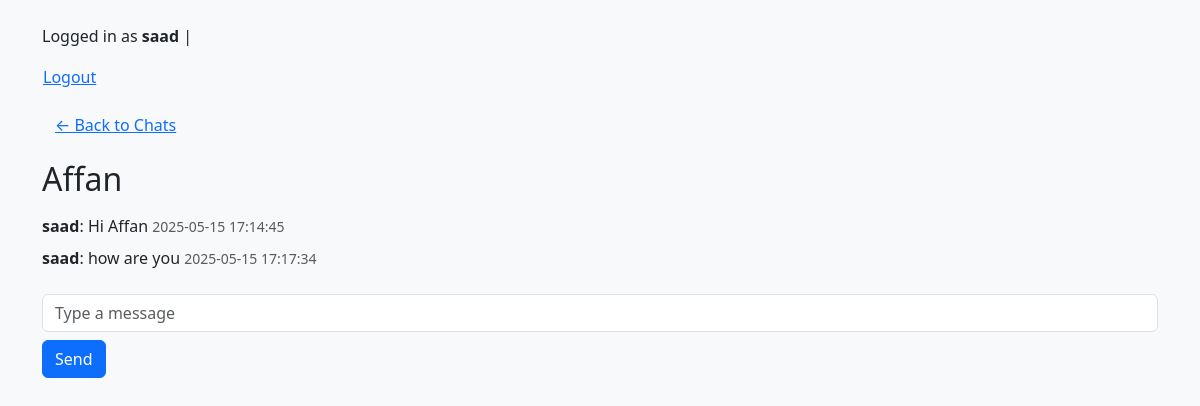
Page /chat/6/ (signed in) on the earlier database version.
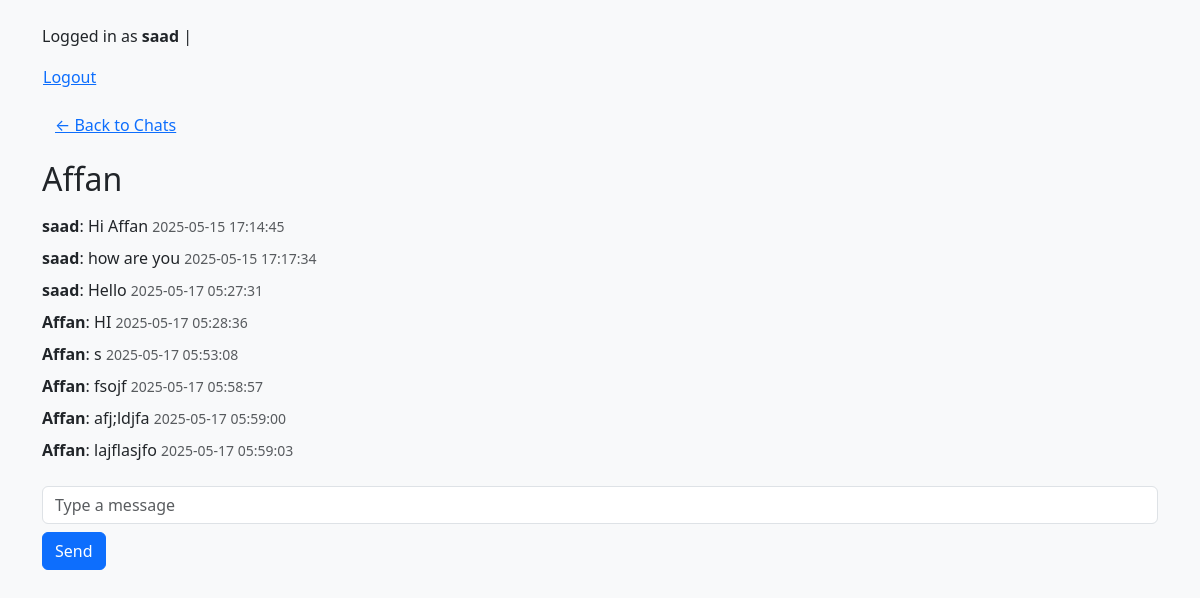
Same page on the later database version.
### chat/models.py (models this page shows, shortened)
class Message(models.Model):
    chat = models.ForeignKey(Chat, related_name='messages', on_delete=models.CASCADE)
    sender = models.ForeignKey(User, on_delete=models.CASCADE)
    content = models.TextField()
    timestamp = models.DateTimeField(auto_now_add=True)
    read_by = models.ManyToManyField(User, related_name='read_messages', blank=True)  # ✅ NEW

### chat/views.py (the view)
# urls.py: path('<int:chat_id>/', views.chat_detail, name='chat_detail'),
@login_required
def chat_detail(request, chat_id):
    chat = get_object_or_404(Chat, id=chat_id)
    messages = chat.messages.select_related('sender').all()
    with transaction.atomic():
        for message in messages:
            if request.user != message.sender and request.user not in message.read_by.all():
                message.read_by.add(request.user)
    other_user = None
    if not chat.is_group:
        other_user = chat.participants.exclude(id=request.user.id).first()
    context = {
        'chat': chat,
        'messages': messages,
        'other_user': other_user,
    }
    return render(request, 'chat/chat_detail.html', context)

### templates/chat/chat_detail.html (shortened to what this page needs)
{% extends 'base.html' %}
{% block content %}
<a href="{% url 'chat_index' %}" class="btn btn-link mb-3">&larr; Back to Chats</a>
<h2 class="mb-3">
  {% if chat.is_group %}{{ chat.name }}{% else %}{{ other_user.username }}{% endif %}
</h2>
<div class="messages mb-3" style="max-height:400px;overflow-y:auto;">
  {% for message in messages %}
    <div class="mb-2">
      <strong>{{ message.sender.username }}</strong>:
      {{ message.content }}
      <small class="text-muted">{{ message.timestamp|date:"Y-m-d H:i:s" }}</small>
    </div>
  {% empty %}
    <p>No messages yet.</p>
  {% endfor %}
</div>
<form method="post" autocomplete="off" action="{% url 'send_message' chat.id %}">
  <input type="text" name="content" class="form-control" placeholder="Type a message" required>
  <button type="submit" class="btn btn-primary mt-2">Send</button>
</form>
{% endblock %}

### templates/base.html (shortened to what this page needs)
<!DOCTYPE html>
<html lang="en">
<head>
    <link href="https://cdn.jsdelivr.net/npm/bootstrap@5.3.2/dist/css/bootstrap.min.css" rel="stylesheet">
</head>
<body>
<div class="container mt-4">
    {% if user.is_authenticated %}
        <p class="mb-3">
            Logged in as <strong>{{ user.username }}</strong> |
            <form method="post" action="{% url 'logout' %}" style="display:inline;">
                <button type="submit" class="btn btn-link p-0 m-0 align-baseline">Logout</button>
            </form>
        </p>
    {% else %}
        <p class="mb-3">
            <a href="{% url 'login' %}" class="btn btn-outline-primary btn-sm me-2">Login</a>
            <a href="{% url 'signup' %}" class="btn btn-primary btn-sm">Sign Up</a>
        </p>
    {% endif %}
    {% block content %}{% endblock %}
</div>
</body>
</html>

### templates/base.html (style rules this page uses)
body { background-color: #f8f9fa; }

Differences in the rows shown:
added Message: sender.username "saad", content "Hello", timestamp "2025-05-17 05:27:31"
added Message: sender.username "Affan", content "HI", timestamp "2025-05-17 05:28:36"
added Message: sender.username "Affan", content "s", timestamp "2025-05-17 05:53:08"
added Message: sender.username "Affan", content "fsojf", timestamp "2025-05-17 05:58:57"
added Message: sender.username "Affan", content "afj;ldjfa", timestamp "2025-05-17 05:59:00"
added Message: sender.username "Affan", content "lajflasjfo", timestamp "2025-05-17 05:59:03"
